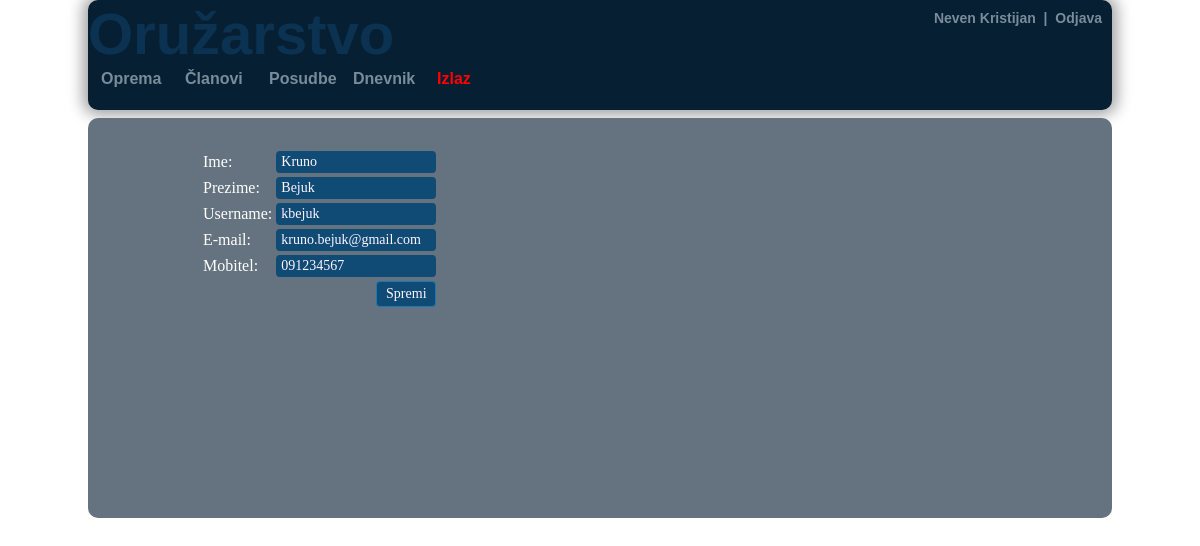
/edit_member_form.php?id=2 (signed in), run on the app's committed database.
### tables this page shows
CREATE TABLE members(
`m_id` INT NOT NULL AUTO_INCREMENT,
`first_name` VARCHAR(100),
`last_name` VARCHAR(100),
`username` VARCHAR(100),
`password` VARCHAR(100),
`email` VARCHAR(100),
`phone_number` VARCHAR(100),
`date_created` DATETIME,
`account_active` TINYINT,
`account_admin` TINYINT,
PRIMARY KEY (m_id)
);

### edit_member_form.php (the view, shortened to what this page needs)
	<?php
		if(!$_SESSION['logon']) {
			header("Location: error_pages/access_denied.html");
			die();
		}
		else if ($_SESSION['user'] == 0){
			include 'html/user_html_top.php';
			$data = getUserData($_SESSION['userId']);
		}
		else if ($_SESSION['user'] == 1){
			if(isset($_GET["id"])){
				include 'html/administration_html_top.php';
				$data = getUserData($_GET["id"]);}
			else {
				include 'html/user_html_top.php';
				$data = getUserData($_SESSION['userId']);
			}
		}
		echo "<div id=\"d-edit-member\">";
		echo "<form action=\"scripts/edit_member.php\" method=\"post\">";
		echo "<table><table class=\"table-form\"><tr>
				<td>Ime: </td><td><input type=\"text\" value=\"" . $data['first_name'] . "\" name=\"firstname\" /><input type=\"text\" value=\"" . $data['m_id'] . "\" name=\"id\" hidden /></td>
				</tr><tr>
				<td>Prezime: </td><td><input type=\"text\" value=\"" . $data['last_name'] . "\" name=\"lastname\" /></td>
				</tr><tr>
				<td>Username: </td><td><input type=\"text\" value=\"" . $data['username'] . "\" name=\"username\" /></td>
				</tr><tr>
				<td>E-mail: </td><td><input type=\"text\" value=\"" . $data['email'] . "\" name=\"email\" /></td>
				</tr><tr>
				<td>Mobitel: </td><td><input type=\"text\" value=\"" . $data['phone_number'] . "\" name=\"phonenum\" /></td>
				</tr><tr>
				<td colspan=2 style=\"text-align:right;\"><input type =\"submit\" value=\"Spremi\" ></td>
				</tr></table>";
		echo "</form></div>";
	?>
<?php include 'html/html_bot.php'?>

### scripts/armory_utils.php (shortened to what this page needs)
<?php
	function getUserData($id){
		$con = mysql_connect("localhost","root","root");
		$userQuery = mysql_query("SELECT * FROM members WHERE m_id = " . $id, $con);
		$userData = mysql_fetch_array($userQuery);
		return $userData;
	}
	function names(){
		$con = mysql_connect("localhost","root","root");
		$nameQuery = mysql_query("SELECT first_name, last_name FROM members WHERE m_id = $_SESSION[userId]", $con);
		$name = mysql_fetch_array($nameQuery);
		echo $name['first_name'] . " " . $name['last_name'] .
		"&nbsp&nbsp|&nbsp&nbsp<a href=\"scripts/logout.php\">Odjava</a>";
	}
?>

### armory.css (style rules this page uses)
a:link { text-decoration:none;color:inherit; }
#d-edit-member { position:relative; top:30px; left:0px; font-family:calibri; font-size:18px; color:#788C99; }
input[type="text"] { height:22px; width:160px; background:#104B75; font-family:calibri; font-size:14px; color:#FFF4FF; border-radius:4px; border:none; padding:0px 5px 0px; }
input[type="submit"] { height:26px; width:auto; min-width:60px; background:#104B75; font-family:calibri; font-size:14px; color:#FFF4FF; border-radius:4px; border:1px solid #1978B7; text-align:center; }
.table-form tr { border:1px solid white; color:white; }

### data on the page
members: first_name "Neven", last_name "Kristijan"
members: firstname "Kruno", lastname "Bejuk", username "kbejuk", email "kruno.bejuk@gmail.com", phonenum "091234567"
